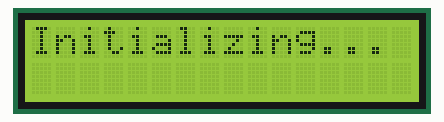
Simulated run of this sketch. Board: Arduino Uno, built with avr-gcc and run on an emulated ATmega328P. Shown: 16×2 character LCD.

Above: at 0.1 s.
At 1.2 s:
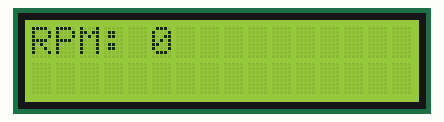

The sketch:

Project_v3.ino
```cpp
/*
 * Author: Drew Applegath
 * Project: Undergraduate Research - Roller Bottle
 */
#include <LiquidCrystal.h>

#define _STEP_ 8
#define _IR_SENSOR_ 0   // on interrupt 0 pin 2
#define _MODE_  9
#define _PLUS_  10
#define _MINUS_ 11

#define _MAX_SPIN_SPEED_ 120

// declare LCD Device
LiquidCrystal lcd(13, 12, 4, 5, 6, 7);
//LiquidCrystal lcd(8, 12, 4, 5, 6, 7);

// declare global variables
unsigned int rpm, rpmCount = 0; // speed calculations
unsigned long lastInputTime = 0; // used to keep button presses to a min
int previousPlus = 0;
int previousMinus = 0;
int desiredSpinSpeed =4;
int mode = 0; // used for display
int loopCounter = 0; // used for delay
unsigned long timeOld;
int oldDispTime = 0;

/*
 * Interrupt service routine for timer 1
 */
ISR(TIMER1_COMPA_vect) {
  digitalWrite(_STEP_, HIGH);
  digitalWrite(_STEP_, LOW);
  OCR1A = 2*desiredSpinSpeed;
}

/*
 * Interrupt service routine for ir sensor
 */
void irInterrupt() {
  //toggleOnBoardLED();
  rpmCount++;
}

void rpmCalculation() {
  noInterrupts();
  //detachInterrupt(_IR_SENSOR_);
  rpm = 30*1000/(millis() - timeOld) * rpmCount;
  timeOld = millis();
  rpmCount = 0;
  //toggleOnBoardLED();
  interrupts();
  //attachInterrupt(_IR_SENSOR_, irInterrupt, RISING);
}

void pollingLoop() {
  if( (millis() - lastInputTime) > 470) {
  // listen for mode button
  if(digitalRead(_MODE_) == 1) {
    lastInputTime = millis(); // set last input
    if(mode >= 1) {
      mode = 0;
    }
    mode += 1;
  }

  // listen for increase button
  if(digitalRead(_PLUS_) == 1) {
    previousPlus++;
    lastInputTime = millis(); // set last input
    switch(mode) {
      case 1: // increase the desired spin speed
        if(previousPlus >= 5) {
          desiredSpinSpeed += 10;
        } else {
           desiredSpinSpeed += 1;
        }
        if (desiredSpinSpeed >= _MAX_SPIN_SPEED_) {
          desiredSpinSpeed = _MAX_SPIN_SPEED_;
        }
        break;
    }
  } else {
    previousPlus = 0;
  }

  // listen for decrease button
  if(digitalRead(_MINUS_) == 1) {
    previousMinus++;
    lastInputTime = millis(); // set last input
    switch(mode) {
      case 1: // set spin speed
        if (previousMinus >= 5) {
          desiredSpinSpeed -=10;
        } else {
          desiredSpinSpeed -= 1;
        }
        if(desiredSpinSpeed < 0) {
          desiredSpinSpeed = 0;
        }
        break;
    }
  } else {
    previousMinus = 0;
  }
  }
}

/*
 * Update the display to the current mode that is being used
 */
void update_display() {
  lcd.clear();
  switch(mode) {
    case 0: // running/sensing mode
      lcd.print("RPM:");
      lcd.setCursor(5,0);
      lcd.print((String) rpm);
      /*lcd.setCursor(0,1);
      lcd.print("DEG:");
      lcd.setCursor(5,1);
      lcd.print("--.-");
      lcd.print((char)223); // degree symbol
      */
      break;

    case 1: // update speed mode
      lcd.setCursor(1,0);
      lcd.print("Desired Speed");
      lcd.setCursor(0,1);
      lcd.print((String) desiredSpinSpeed);
      lcd.setCursor(5,1);
      lcd.print("(RPM)");
      break;
  }
}

/*
 *
 */
void timerSetup() {
  noInterrupts();
  //set timer1 interrupt at 1Hz
  TCCR1A = 0;// set entire TCCR1A register to 0
  TCCR1B = 0;// same for TCCR1B
  TCNT1  = 0;//initialize counter value to 0
  // set compare match register for 1hz increments
  OCR1A = 200;// = (16*10^6) / (1*1024) - 1 (must be <65536)
  // turn on CTC mode
  TCCR1B |= (1 << WGM12);
  // Set CS10 and CS12 bits for 1024 prescaler
  TCCR1B |= (1 << CS12) ;//| (1 << CS10);
  // enable timer compare interrupt
  TIMSK1 |= (1 << OCIE1A);
  interrupts();
  //attachInterrupt(_IR_SENSOR_, irInterrupt, RISING);
}

/*
 *
 */
void setup() {
  // set baud rate
  Serial.begin(115200);

  // setup display for output/clear it
  lcd.begin(16, 2);
  lcd.print("Initializing...");

  // declare output pins
  //pinMode(LED_BUILTIN, OUTPUT);
  pinMode(_STEP_, OUTPUT);
  // setup buttons for polling unput
  pinMode(_MODE_, INPUT);
  pinMode(_PLUS_, INPUT);
  pinMode(_MINUS_, INPUT);

  // enable and setup interrupts on timers and tachometer
  timerSetup();
  //attachInterrupt(_IR_SENSOR_, irInterrupt, RISING);

  // for visual effect
  delay(1000);
}

/*
 * Loop the program, used for polling the buttons
 */
void loop() {
  //rpmCalculation();
  //pollingLoop();
  if( ((millis() - lastInputTime) > 5000) && (lastInputTime != 0) ) {
    lastInputTime = 0;
    mode = 0;
  }
  if(oldDispTime > 7500) {
    oldDispTime = 0;
    update_display();
  }
  loopCounter++;
  oldDispTime++;
}

/*
 * Used for interrupt debugging
 */
void toggleOnBoardLED() {
  digitalWrite(LED_BUILTIN, digitalRead(LED_BUILTIN) ^ 1);
}
```
